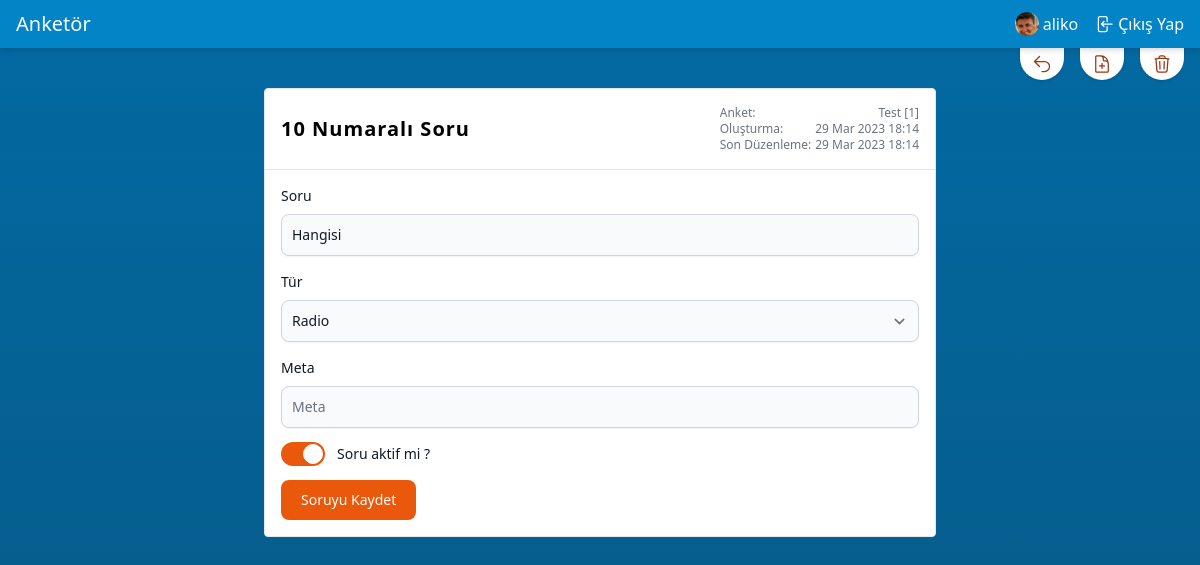
The app's page /polls/1/question/10/update (signed in) with its own data.
### apps/account/models.py (models this page shows, shortened)
class User(AbstractBaseUser, PermissionsMixin):
    email = models.EmailField(max_length=254, unique=True)
    name = models.CharField(max_length=254, null=True, blank=True)
    is_staff = models.BooleanField(default=False)
    is_superuser = models.BooleanField(default=False)
    is_active = models.BooleanField(default=True)
    last_login = models.DateTimeField(null=True, blank=True)
    date_joined = models.DateTimeField(auto_now_add=True)
    USERNAME_FIELD = 'email'
    EMAIL_FIELD = 'email'
    REQUIRED_FIELDS = ["name"]
    objects = UserManager()
    class Meta:
        verbose_name = "Kullanıcı"
        verbose_name_plural = "Kullanıcılar"

class Profile(models.Model):
    user = models.OneToOneField(User, on_delete=models.CASCADE)
    image = models.ImageField(default='profile_pictures/def_profile.jpg', upload_to='profile_pictures')
    class Meta:
        verbose_name = "Profil"
        verbose_name_plural = "Profiller"

### apps/poll/models.py (models this page shows, shortened)
class PollQuestion(models.Model):
    poll = models.ForeignKey(
        Poll,
        on_delete=models.CASCADE,
        null=True,
        blank=True
    )
    type = models.CharField(max_length=5, choices=PollQuestionChoices.get_choices(),
        default=PollQuestionChoices.get_default()
    )
    content = models.TextField()
    meta = models.CharField(null=True, blank=True, max_length=1024, default="{}")
    is_required = models.BooleanField(default=False)
    is_active = models.BooleanField(default=False)
    created_at = models.DateTimeField(auto_now_add=True)
    updated_at = models.DateTimeField(auto_now=True)
    def get_meta_data(self):
        try:
            return loads(self.meta)
        except ValueError:
            return {}
    def set_meta_data(self, data):
        self.meta = dumps(data)
    meta_data = property(get_meta_data, set_meta_data)
    class Meta:
        ordering = ["-id"]
        verbose_name = "Anket Soruları"
        verbose_name_plural = "Anket Soruları"
        db_table = "poll_question"

class Poll(models.Model):
    author = models.ForeignKey(
        settings.AUTH_USER_MODEL,
        on_delete=models.CASCADE,
        null=True,
        blank=True
    )
    title = models.CharField(max_length=255)
    slug = models.SlugField(editable=False, null=True, blank=True, unique=True, db_index=True)
    meta_title = models.CharField(max_length=100, null=True, blank=True)
    tags = models.TextField(null=True, blank=True)
    description = models.TextField(null=True, blank=True)
    is_active = models.BooleanField(default=False)
    is_private = models.BooleanField(default=False)
    starts_at = models.DateTimeField(null=True, blank=True,
        help_text="date and time at which the poll open up for voting"
    )
    ends_at = models.DateTimeField(null=True, blank=True,
        help_text="date and time at which the poll closes for voting"
    )
    created_at = models.DateTimeField(auto_now_add=True)
    updated_at = models.DateTimeField(auto_now=True)
    class Meta:
        ordering = ["-id"]
        verbose_name = "Anket"
        verbose_name_plural = "Anketler"
        db_table = "poll"

### apps/poll/views.py (the view, shortened to what this page needs)
# urls.py: path("<int:poll_id>/question/<int:pk>/update", UpdatePollQuestion.as_view(), name="poll.question.update"),
class UpdatePollQuestion(LoginRequiredMixin, View):
    template_name = "poll/question/update.html"
    def get(self, request, pk, poll_id):
        poll_object = get_object_or_404(Poll, pk=poll_id, author=self.request.user)
        question_object = get_object_or_404(PollQuestion, pk=pk, poll_id=poll_object.id)
        return render(request, self.template_name,
            {"question": question_object, "type_choices": PollQuestionChoices.get_choices()}
        )

### apps/poll/utils.py (called while the page is built)
    @classmethod
    def get_choices(cls):
        return cls.CHOICES

### apps/poll/templates/poll/question/update.html (shortened to what this page needs)
{% extends "base.html" %}
{% block content %}
  <section id="updateQuestion">
    <div class="absolute flex right-0 space-x-4 px-4">
      <div>
        <a href="{% url "poll.question.create" poll_id=question.poll.id %}" title="Geri dön"
           class="flex bg-white rounded-b-full px-3 p-1.5 hover:py-3 transition-[padding] shadow">
          <svg xmlns="http://www.w3.org/2000/svg" fill="none" viewBox="0 0 24 24" stroke-width="1.5"
               stroke="currentColor"
               class="w-5 h-5 stroke-orange-800">
            <path stroke-linecap="round" stroke-linejoin="round" d="M9 15L3 9m0 0l6-6M3 9h12a6 6 0 010 12h-3"></path>
          </svg>
        </a>
      </div>
      <div>
        <a href="{% url "poll.answer.create" poll_id=question.poll.id question_id=question.id %}"
           class="flex bg-white rounded-b-full px-3 p-1.5 hover:py-3 transition-[padding] shadow" title="Cevap ekle">
        </a>
      </div>
      <div>
        <form action="{% url "poll.question.delete" pk=question.id poll_id=question.poll.id %}" method="post"
              class="flex bg-white rounded-b-full px-3 p-1.5 hover:py-3 transition-[padding] shadow"
              title="Sil">
          <button
            onclick="return confirm('Silmek istediğine emin misin ?')"
            type="submit">
          </button>
        </form>
      </div>
    </div>
    <div class="flex flex-col items-center my-10 mx-12 space-y-4">
      <div class="bg-white border rounded max-w-2xl w-full">
        <div class="p-4 sm:flex items-center justify-between">
          <h1 class="font-semibold text-xl tracking-wider">{{ question.id }} Numaralı Soru</h1>
          <div class="flex flex-col text-xs text-gray-500">
            <span>Anket: <span
              class="float-right ml-1">{{ question.poll.title }} [{{ question.poll.id }}] </span></span>
            <span>Oluşturma: <span class="float-right ml-1">{{ question.created_at|date:"j M Y H:i" }}</span></span>
            <span>Son Düzenleme: <span class="float-right ml-1">{{ question.updated_at|date:"j M Y H:i" }}</span></span>
          </div>
        </div>
        <hr>
        <div class="p-4">
          <form method="post">
            <div class="mb-4">
              <label for="content" class="block mb-2 text-sm font-medium text-gray-900">Soru</label>
              <input type="text" id="content" name="content"
                     value="{{ question.content }}"
                     class="shadow-sm bg-gray-50 border border-gray-300 text-gray-900 text-sm rounded-lg focus:ring-orange-500 focus:border-orange-500 block w-full p-2.5"
                     placeholder="Soru" required>
            </div>
            <div class="mb-4">
              <label for="type" class="block mb-2 text-sm font-medium text-gray-900">Tür</label>
              <select id="type" name="type"
                      required
                      class="shadow-sm bg-gray-50 border border-gray-300 text-gray-900 text-sm rounded-lg focus:ring-orange-500 focus:border-orange-500 block w-full p-2.5">
                {% for choice in type_choices %}
                  <option value="{{ choice|first }}" {% if question.type == choice|first %}
                          selected {% endif %}>{{ choice|last }}</option>
                {% endfor %}
              </select>
            </div>
            <div class="mb-4">
              <label for="meta" class="block mb-2 text-sm font-medium text-gray-900">Meta</label>
              <input type="text" id="meta" name="meta"
                     value="{{ question.meta }}"
                     class="shadow-sm bg-gray-50 border border-gray-300 text-gray-900 text-sm rounded-lg focus:ring-orange-500 focus:border-orange-500 block w-full p-2.5"
                     placeholder="Meta">
            </div>
            <div class="mb-4 flex items-center h-5">
              <label class="relative inline-flex items-center cursor-pointer">
                <div
                  class="w-11 h-6 bg-gray-200 peer-focus:outline-none peer-focus:ring-4 peer-focus:ring-orange-300 rounded-full peer peer-checked:after:translate-x-full peer-checked:after:border-white after:content-[''] after:absolute after:top-[2px] after:left-[2px] after:bg-white after:border-gray-300 after:border after:rounded-full after:h-5 after:w-5 after:transition-all peer-checked:bg-orange-600"></div>
                <span class="ml-3 text-sm font-medium text-gray-900">Soru aktif mi ?</span>
              </label>
            </div>
            <button type="submit"
                    class="text-white bg-orange-600 hover:bg-orange-700 focus:ring-4 focus:outline-none focus:ring-orange-300 font-medium rounded-lg text-sm px-5 py-2.5 text-center">
              Soruyu Kaydet
            </button>
          </form>
        </div>
      </div>
    </div>
  </section>
{% endblock %}

### templates/header.html (shortened to what this page needs)
{% load static %}
<header class="sticky w-full top-0 left-0 right-0 bottom-auto z-[990] bg-sky-600 text-white shadow-md p-2.5 px-4">
  <div class="flex items-center align-middle justify-between">
    <div>
      <a href="{% url "home" %}">
        <span class="text-xl font-medium">Anketör</span>
      </a>
    </div>
    <div class="flex justify-around items-center space-x-4">
      {% if not user.is_authenticated %}
        <a class="flex items-center space-x-1 hover:underline" href="{% url 'login' %}">
          <svg xmlns="http://www.w3.org/2000/svg" fill="none" viewBox="0 0 24 24" stroke-width="1.5"
               stroke="currentColor" class="w-5 h-5">
            <path stroke-linecap="round" stroke-linejoin="round"
                  d="M17.982 18.725A7.488 7.488 0 0012 15.75a7.488 7.488 0 00-5.982 2.975m11.963 0a9 9 0 10-11.963 0m11.963 0A8.966 8.966 0 0112 21a8.966 8.966 0 01-5.982-2.275M15 9.75a3 3 0 11-6 0 3 3 0 016 0z"></path>
          </svg>
          <span class="font-sans">Giriş Yap</span>
        </a>
      {% else %}
        <a href="{% url "poll.index" %}" class="flex hover:underline items-center space-x-1">
          <img class="w-6 rounded-full" src="{{ MEDIA_URL }}{{ user.profile.image.url }}"
               alt="{{ user.name|default_if_none:user.email }} profile image">
          <span>
            {{ user.name|default_if_none:user.email }}
        </span>
        </a>
        <a class="flex items-center space-x-1 hover:underline" href="{% url 'logout' %}">
          <span class="font-sans">Çıkış Yap</span>
        </a>
      {% endif %}
    </div>
  </div>
</header>

### static/css/main.css (style rules this page uses)
html, body { height: 100%; width: 100%; margin: 0; padding: 0; }
body > main > section { flex: 1 1 auto; display: flex; flex-direction: column; }

### records on screen
User: profile.image (picture), name "aliko"
PollQuestion: id "10", poll "Test", poll.id "1", created_at "29 Mar 2023 18:14", updated_at "29 Mar 2023 18:14", content "Hangisi", type "Radio"
